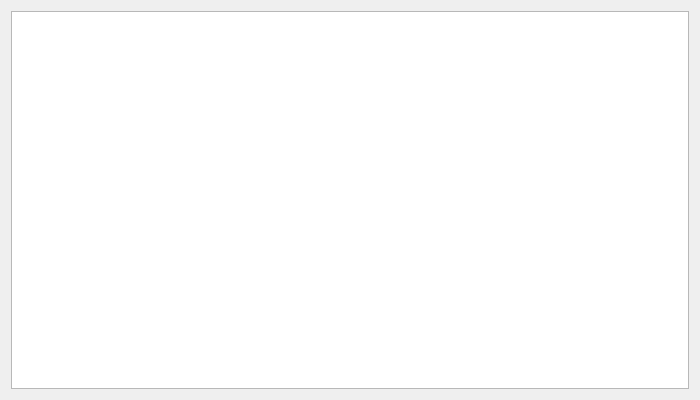
<?xml version="1.0" encoding="UTF-8"?>
<ui version="4.0">
 <class>MessageWidget</class>
 <widget class="QWidget" name="MessageWidget">
  <property name="geometry">
   <rect>
    <x>0</x>
    <y>0</y>
    <width>700</width>
    <height>400</height>
   </rect>
  </property>
  <property name="windowTitle">
   <string>Message Widget</string>
  </property>
  <layout class="QHBoxLayout" name="horizontalLayout">
   <item>
    <widget class="QTableWidget" name="messageTable">
    </widget>
   </item>
  </layout>
 </widget>
 <resources/>
 <connections/>
</ui>
